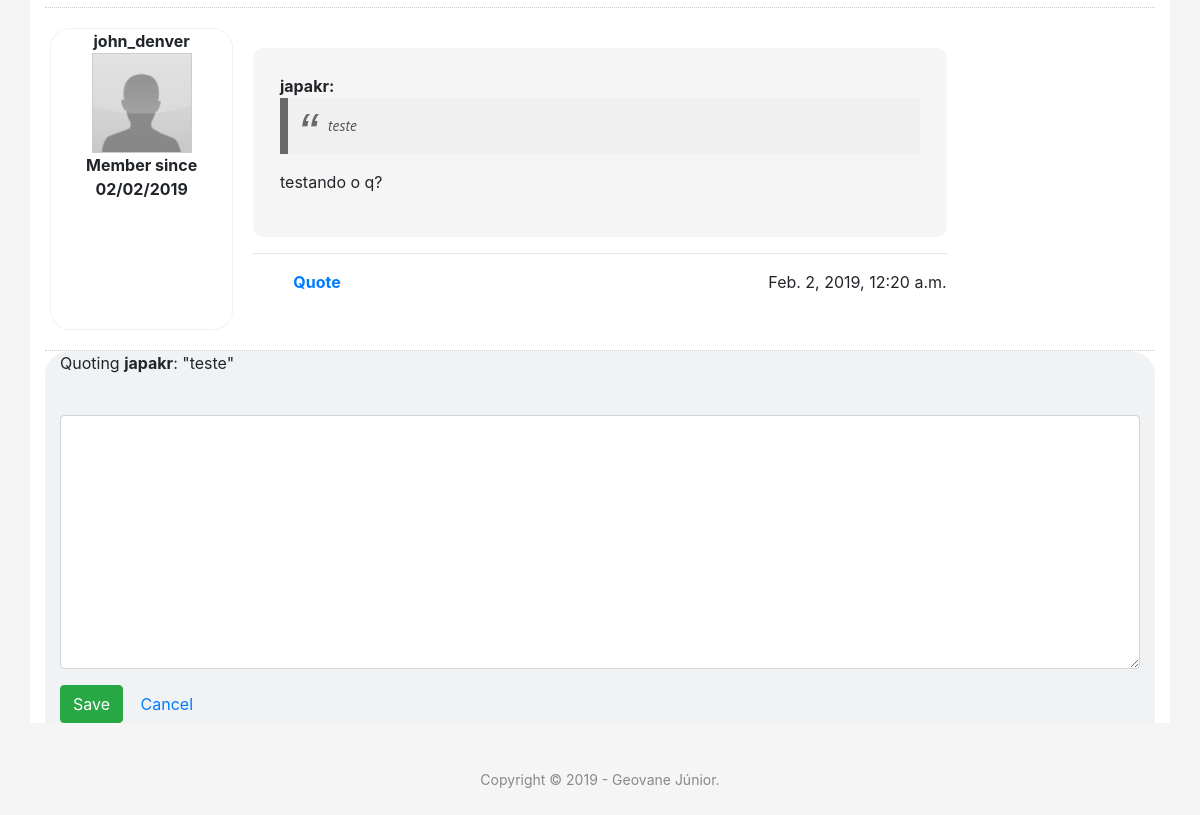
Page /2/new_post/3/ (signed in, lower part) on the earlier database version.
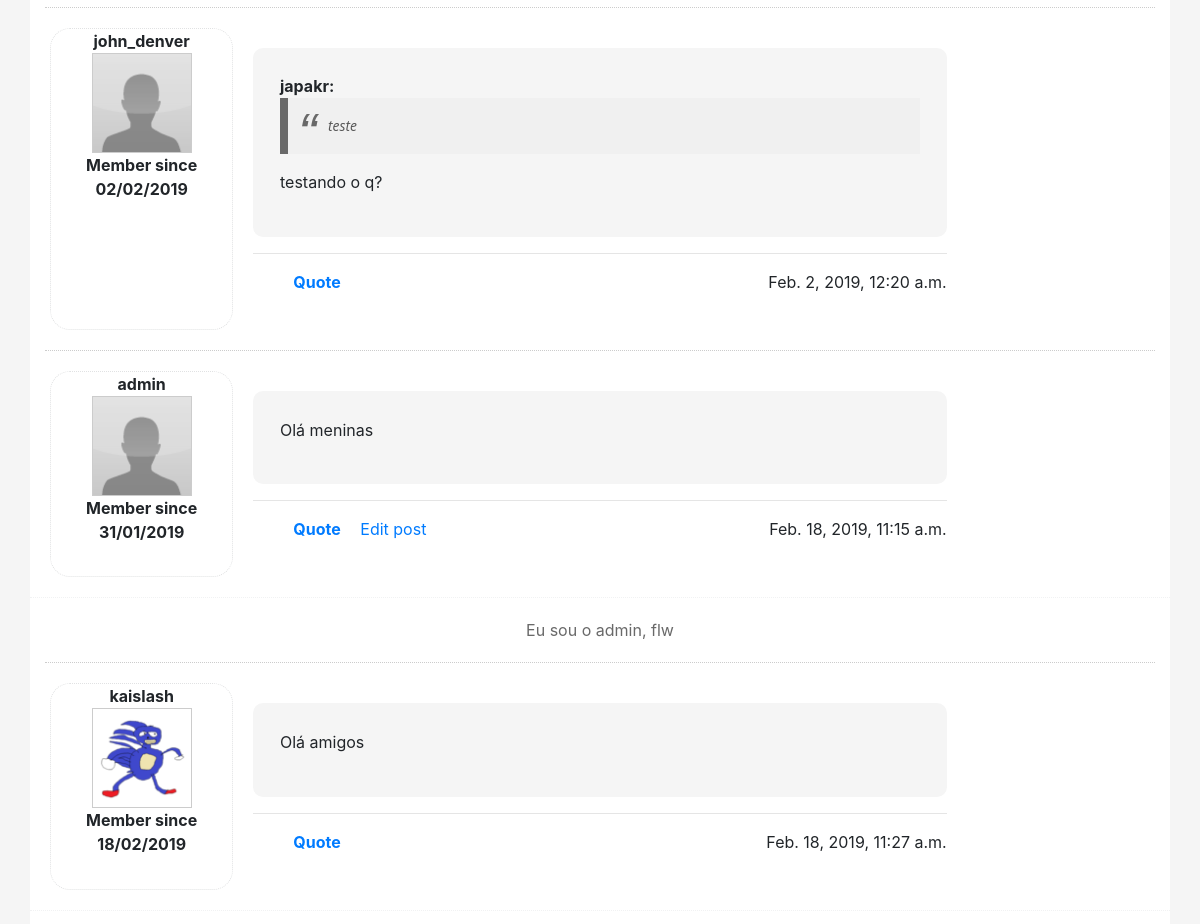
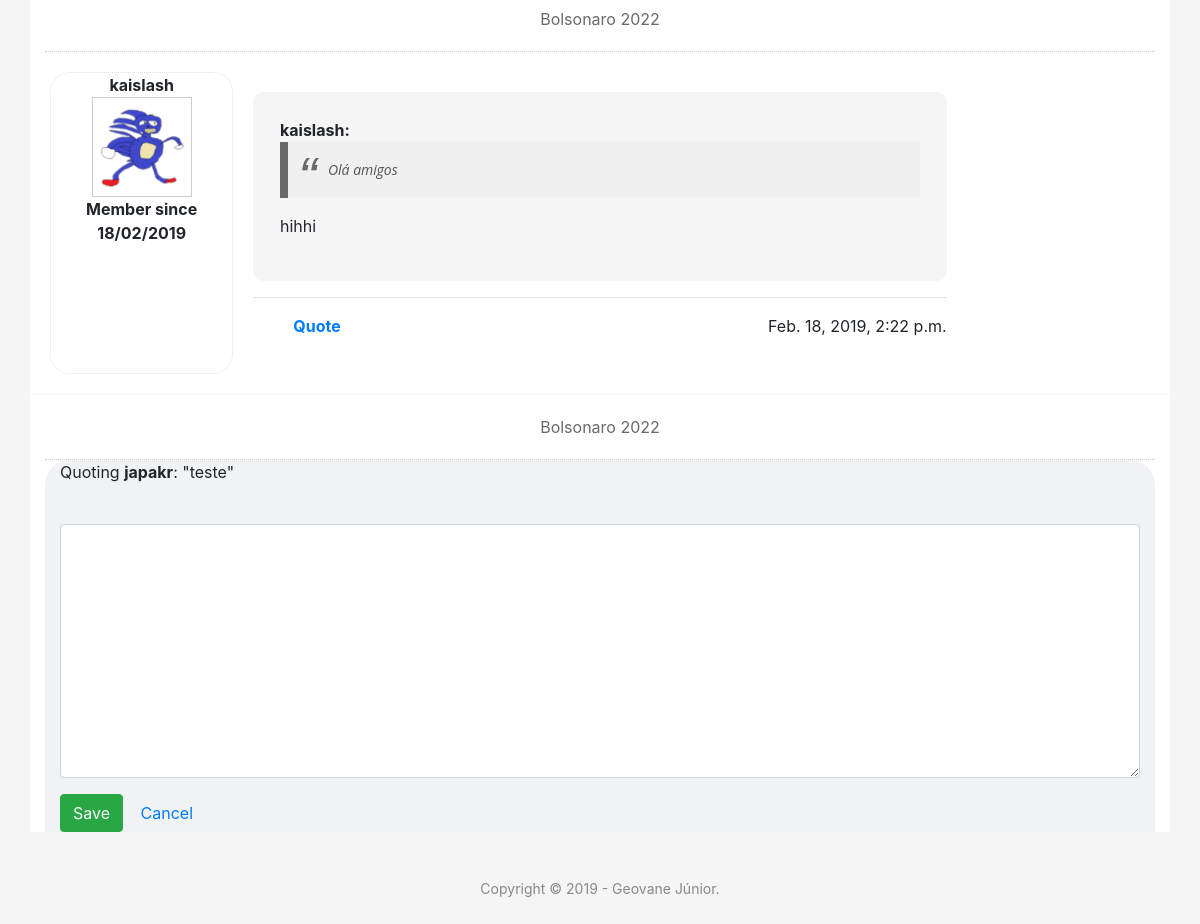
Same page on the later database version (2 pictures, top to bottom).
### forum/models.py (models this page shows)
class Post(models.Model):
    topic = models.ForeignKey(Topic, on_delete=models.CASCADE)
    author = models.ForeignKey(User, on_delete=models.CASCADE)
    text = models.TextField()
    date_added = models.DateTimeField(auto_now_add=True)
    edit_date = models.DateTimeField(blank=True, null=True)
    father = models.ForeignKey("self", on_delete=models.CASCADE, default=None, blank=True, null=True)
    def __str__(self):
        return self.text

### accounts/models.py (models this page shows)
class Profile(models.Model):
    user = models.OneToOneField(User, on_delete=models.CASCADE)
    bio = models.TextField(max_length=500, blank=True)
    pic = models.ImageField(upload_to ='media', default='/media/default.png')

### forum/views.py (the view, shortened to what this page needs)
# urls.py: path('<int:topic_id>/new_post/', views.new_post, name='new_post'),
@login_required
def new_post(request, topic_id, post_id=''):
    topic = get_object_or_404(Topic, id=topic_id)
    if post_id != '':
        post = get_object_or_404(Post, id=post_id)
    else:
        post = None
    posts = topic.post_set.order_by('date_added')
    if request.method != 'POST':
        form = PostForm()
    return render(request, 'forum/new_post.html', {'topic': topic, 'posts': posts, 'form': form, 'post': post})

### forum/forms.py
class PostForm(forms.ModelForm):
    class Meta:
        model = Post
        fields = ['text']
        labels = {'text': ''}

### forum/templates/forum/new_post.html (shortened to what this page needs)
{% extends 'forum/base.html' %}
{% load widget_tweaks %}
{% block content %}
  <div class="container topic">
    {% for post in posts %}
    <div class="post-wrapper">
      <div class="row post">
        <div class="user-data col-md-2">
          <p>{{ post.author }}</p>
          <img class="profile-image" src="{{ post.author.profile.pic.url }}" alt="">
          <p>Member since {{ post.author.date_joined|date:'d/m/Y' }}</p>
        </div>
        <div class="post-content col-md-8">
          <div class="post-text">
            {% if post.father %}
              <div><strong>{{ post.father.author }}:</strong></div>
              <blockquote>
                {{ post.father }}
              </blockquote>
            {% endif %}
            <p>{{ post| linebreaksbr }}</p>
          </div>
          <hr>
          <p class="post-date">
            {% if post.edit_date %}
              [Edited] {{ post.edit_date }}
            {% else %}
              {{ post.date_added }}
            {% endif %}
          </p>
          <ul class="quote-edit">
            {% if user.is_authenticated %}
              <li><a class="post-quote" href="{% url 'new_post' topic_id=topic.id post_id=post.id %}">Quote</a></li>
            {% endif %}
            {% if request.user == post.author %}
              <li><a class="edit-symbol" href="{% url 'edit_post' post_id=post.id topic_id=topic.id %}">Edit post</a></li>
            {% endif %}
          </ul>
        </div>
      </div>
      {% if post.author.profile.bio %}
        <div class="row user-bio">
          <p>{{ post.author.profile.bio }}</p>
        </div>
      {% endif %}
    </div>
    {% endfor %}
    <div class="container-fluid new-post-separator">
      {% if post %}
      <p>Quoting <strong>{{ post.author }}</strong>: "{{ post }}"</p>
      <form class="" action="{% url 'new_post' topic_id=topic.id post_id=post.id %}"  method="post">
      {% else %}
      <form class="" action="{% url 'new_post' topic_id=topic.id %}"  method="post">
      {% endif %}
        {% for field in form.visible_fields %}
          <div class="form-group">
            {{ field|add_class:'form-control' }}
          </div>
        {% endfor %}
        <div class="form-group">
          <button type="submit" class="btn btn-success">
               Save
          </button>
          <a href="{% url 'topic' topic_id=topic.id %}" class="btn btn-default">Cancel</a>
        </div>
      </form>
    </div>
  </div>
{% endblock content %}

Differences in the rows shown:
added Post: author "admin", author.profile.pic (placeholder picture), author.date_joined "31/01/2019", text "Olá meninas", date_added "Feb. 18, 2019, 11:15 a.m.", shows "Quote", shows "Edit post", author.profile.bio "Eu sou o admin, flw"
added Post: author "kaislash", author.profile.pic (picture), author.date_joined "18/02/2019", text "Olá amigos", date_added "Feb. 18, 2019, 11:27 a.m.", shows "Quote", author.profile.bio "Bolsonaro 2022"
added Post: author "kaislash", author.profile.pic (picture), author.date_joined "18/02/2019", father.author "kaislash", father "Olá amigos", text "hihhi", date_added "Feb. 18, 2019, 2:22 p.m.", shows "Quote", author.profile.bio "Bolsonaro 2022"
